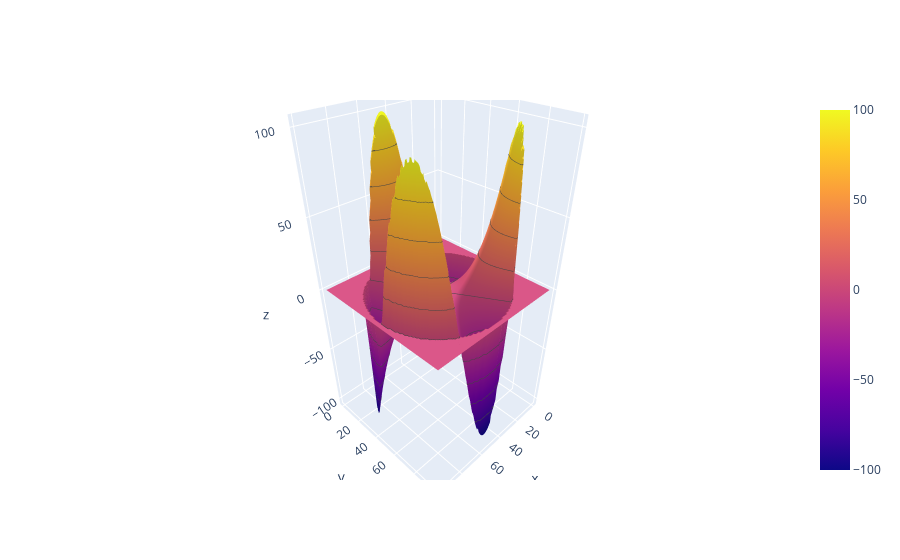

The code cell stored with this chart in its notebook:
### Code cell
import plotly.graph_objects as go

horizontal=[]
vertical=[]

for i in range(0,100,1):
    for j in range(0,100,1):
        horizontal.append(j)
        vertical.append(i)

fig = go.Figure(data=[go.Surface(z=r2space)])

fig.update_layout(title='Surface Plot of Potential Function', autosize=False,
                  width=500, height=500,
                  margin=dict(l=65, r=50, b=65, t=90))
fig = go.Figure(go.Surface(
    contours = {
        "z": {"show": True, "start": -100, "end": 100, "size": 20}
    },
    z = r2space 
    ))

fig.show()

### Figure 1 — Plotly figure (JSON) as saved in the notebook; plotly's stock layout.template omitted (floating-point values rounded to 4 significant figures; data arrays with more than 128 entries replaced by an {"elided": "..."} marker saying what was removed)
{"data": [{"contours": {"z": {"end": 100, "show": true, "size": 20, "start": -100}}, "type": "surface", "z": {"elided": "100x100 float values"}}], "layout": {}}
